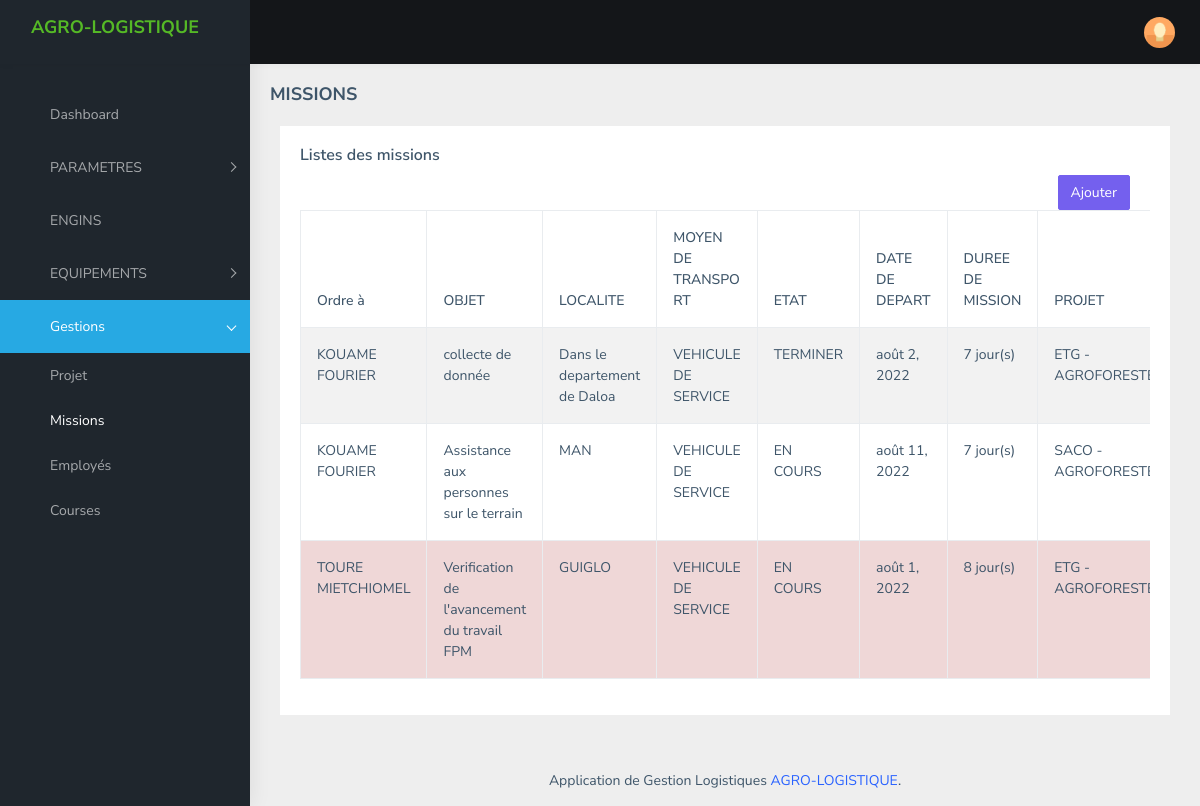
/gestions/index_mission/ (signed in), run on the app's committed database.
### gestions/models.py (models this page shows, shortened)
class Mission(models.Model):
    objet = models.CharField(max_length=255)
    reference = models.CharField(max_length=255)
    localite = models.CharField(max_length=255)
    matriculeLouer = models.CharField(max_length=255, blank=True, null= True)
    concessionnaire = models.CharField(max_length=255, blank=True, null=True)
    moyentransport = models.CharField(max_length=255, blank=True, null=True)
    date_depart = models.DateField()
    date_retour = models.DateField()
    date_terminer = models.DateField(blank=True , null=True)
    employe = models.ForeignKey(Employer, on_delete=models.CASCADE)
    course = models.ForeignKey(Course,on_delete=models.SET_NULL,null=True)
    projet = models.ForeignKey(Projet, on_delete=models.CASCADE)
    etat_mission = models.CharField(max_length=255,choices=ETAT_PROJET,default='')
    created_at = models.DateTimeField(auto_now_add=True)
    updated_at = models.DateTimeField(auto_now=True)

class Employer(models.Model):
    nom = models.CharField(max_length=255)
    prenom = models.CharField(max_length=255)
    fonction = models.ForeignKey(Fonction, on_delete=models.CASCADE)
    email = models.EmailField()
    contact = models.CharField(max_length=100, blank=True, null=True)
    matricule = models.CharField(max_length=255, blank=True, null=True)
    materiel = models.ManyToManyField(Materiel, through='Attribution')
    etat = models.CharField(max_length=50, choices=ETAT, default='')
    created_at = models.DateTimeField(auto_now_add=True)
    updated_at = models.DateTimeField(auto_now=True)

class Projet(models.Model):
    sigle = models.CharField(max_length=255)
    titre = models.CharField(max_length=255)
    date_debut = models.DateField()
    date_fin = models.DateField()
    etat = models.CharField(max_length=255, choices=ETAT_PROJET,default='')
    logo_partenaire = models.ImageField(blank=True,null=True,upload_to="images/")
    logo_sarl = models.ImageField(blank=True,null=True,upload_to="images/")
    created_at = models.DateTimeField(auto_now_add=True)
    updated_at = models.DateTimeField(auto_now=True)
    def __str__(self):
        return "%s - %s" % (self.sigle, self.titre)

### gestions/views.py (the view)
# urls.py: path('index_mission/', MissionView, name='missions'),
@login_required(login_url='compteuser:login')
def MissionView(request):
    missions = Mission.objects.all()
    today = datetime.date.today()
    for mission in missions :
        mission.diff = mission.date_retour.day - mission.date_depart.day
    context = {
        'missions':missions,
        'today':today
    }
    return render(request, 'mission/index.html', context)

### gestions/templates/mission/index.html (shortened to what this page needs)
{% extends 'base.html' %}
{% load widget_tweaks %}
{% load static %}
{% block breadcumbs %}
    <div class="page-breadcrumb">
          <div class="row">
            <div class="col-12 d-flex no-block align-items-center">
              <h4 class="page-title">MISSIONS</h4>
            </div>
          </div>
        </div>
{% endblock %}
{% block content %}
<div class="container-fluid">
 <div class="row">
    <div class="col-12">
<div class="card">
    <div class="card-body">
      <h5 class="card-title">Listes des missions</h5>
      <div class="table-responsive">
        <a href="{% url 'gestions:ajout_mission' %}" class="btn btn-primary" style="float: right; margin-right: 20px;" > Ajouter </a>
        <table id="zero_config" class="table table-striped table-bordered">
          <thead>
            <tr>
              <th style="max-width: 100px;">Ordre à </th>
              <th style="max-width: 100px;">OBJET </th>
              <th style="max-width: 100px;">LOCALITE</th>
              <th style="max-width: 100px;">MOYEN DE TRANSPORT</th>
              <th style="max-width: 100px;">ETAT</th>
              <th style="max-width: 100px;">DATE DE DEPART</th>
              <th style="max-width: 100px;">DUREE DE MISSION</th>
              <th style="max-width: 100px;">PROJET</th>
            </tr>
          </thead>
          <tbody>
            {% for mission in missions %}
            <tr {% if mission.date_retour < today and mission.etat_mission == "EN COURS" %} style="background-color: #fce3e3;" {% endif %}  >
                <td>{{mission.employe.nom}} {{mission.employe.prenom}}</td>
                <td>{{mission.objet}}</td>
                <td>{{mission.localite}}</td>
                <td>{{mission.moyentransport}}</td>
                <td>{{mission.etat_mission}}</td>
                <td>{{mission.date_depart}}</td>
                <td>{{mission.diff }} jour(s)</td>
                <td>{{mission.projet}}</td>
              </tr>
            {% endfor %}
        </table>
      </div>
    </div>
  </div>
  </div>
  </div>
  </div>
{% endblock %}

### data on the page
Mission: employe.nom "KOUAME", employe.prenom "FOURIER", objet "collecte de donnée", localite "Dans le departement de Daloa", moyentransport "VEHICULE DE SERVICE", etat_mission "TERMINER", date_depart "août 2, 2022", diff "7", projet "ETG -…"
Mission: employe.nom "KOUAME", employe.prenom "FOURIER", objet "Assistance aux personnes sur le terrain", localite "MAN", moyentransport "VEHICULE DE SERVICE", etat_mission "EN COURS", date_depart "août 11, 2022", diff "7", projet "SACO -…"
Mission: employe.nom "TOURE", employe.prenom "MIETCHIOMEL", objet "Verification de l'avancement du travail FPM", localite "GUIGLO", moyentransport "VEHICULE DE SERVICE", etat_mission "EN COURS", date_depart "août 1, 2022", diff "8", projet "ETG -…"
